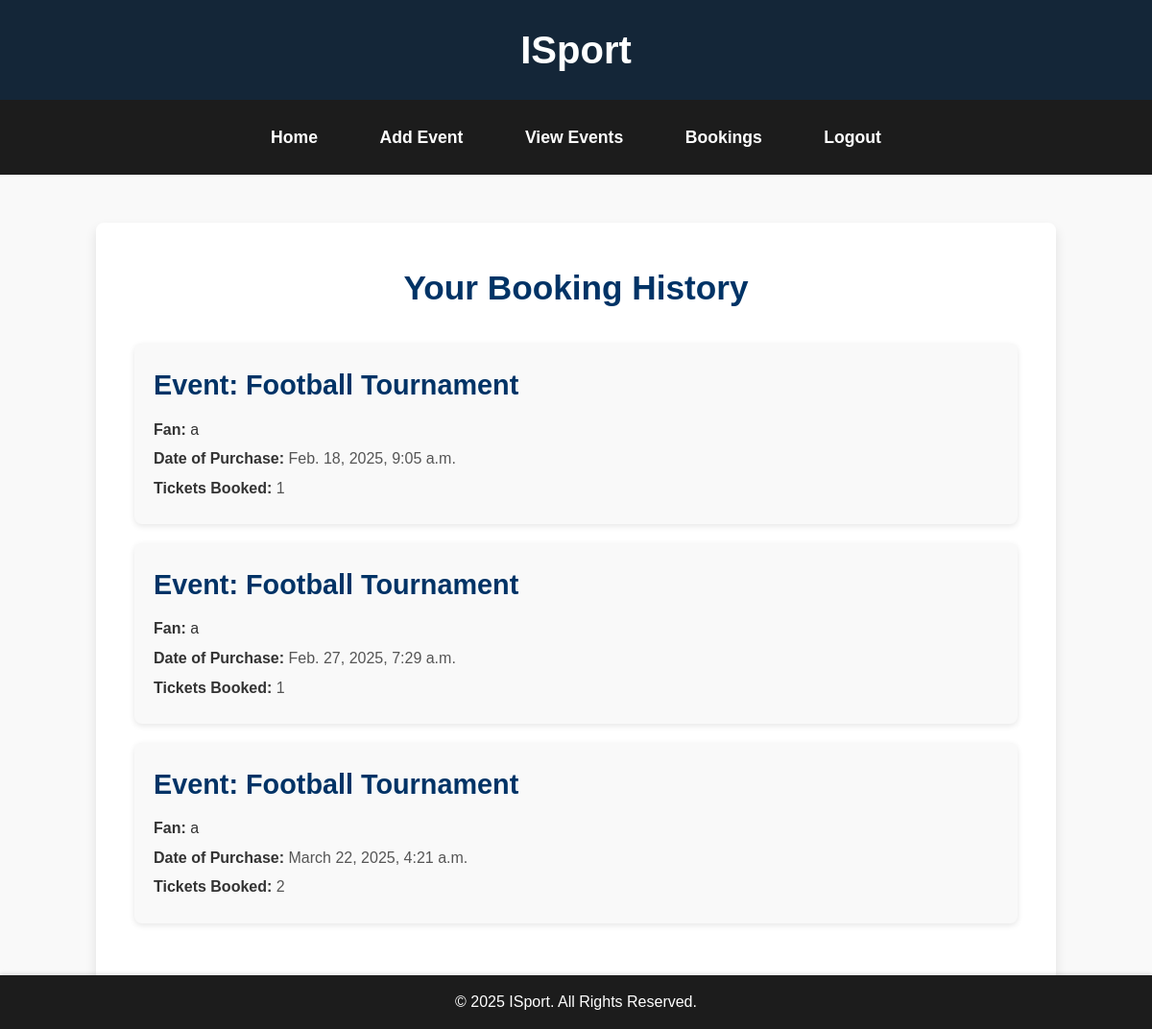
The page /bookings/ on the database as committed earlier.
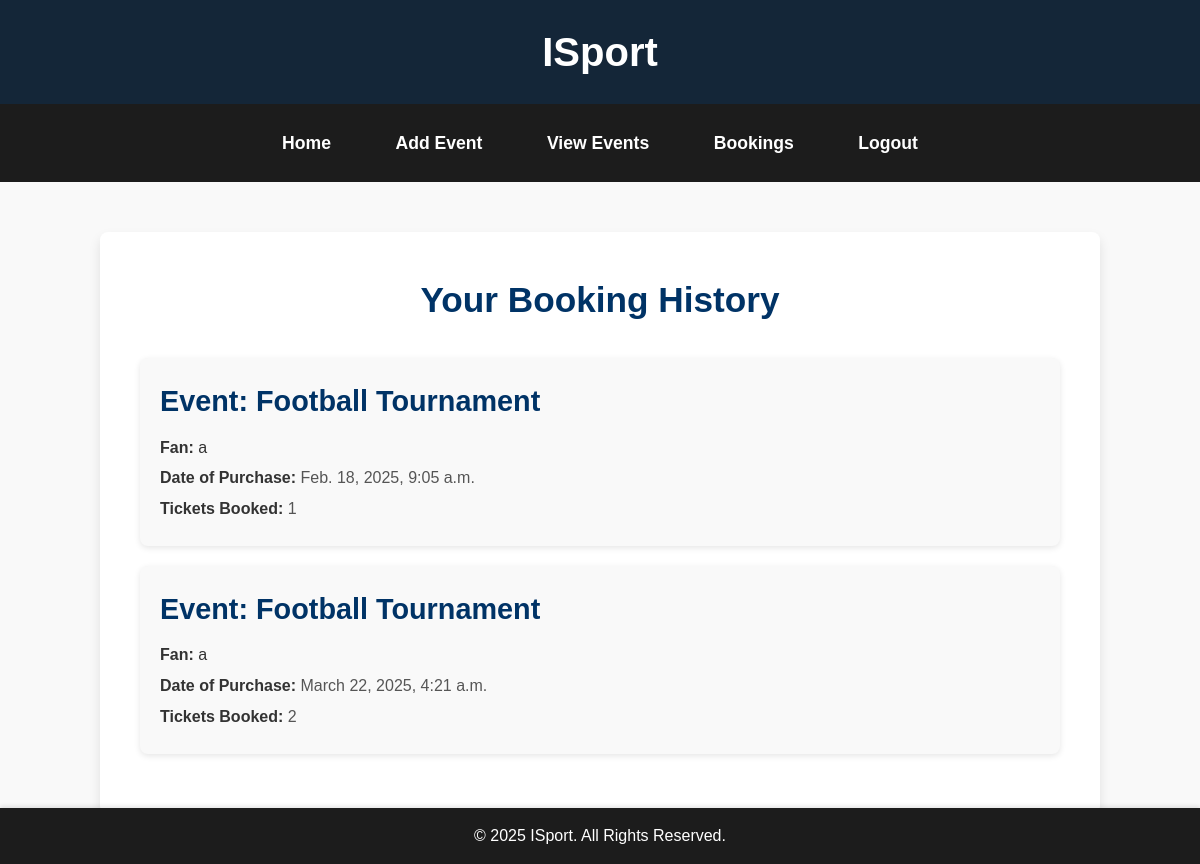
The same page on the database as committed later.
### app/models.py (models this page shows, shortened)
class TicketPurchase(models.Model):
    fan = models.ForeignKey(FanRegister, on_delete=models.CASCADE)
    event = models.ForeignKey(EventTickets, on_delete=models.CASCADE)
    purchase_date = models.DateTimeField(auto_now_add=True)
    number_of_tickets = models.PositiveIntegerField()
    amount = models.DecimalField(max_digits=10, decimal_places=2, default=0.00)
    razorpay_order_id = models.CharField(max_length=255, blank=True, null=True)
    payment_status = models.CharField(max_length=20, choices=[("Pending", "Pending"), ("Paid", "Paid")], default="Pending")

class EventTickets(models.Model):
    publisher = models.ForeignKey(PublisherRegister, on_delete=models.CASCADE, related_name='events')  # Linking event to a publisher
    title = models.CharField(max_length=255)
    description = models.TextField()
    date = models.DateField()
    location = models.CharField(max_length=255)
    price = models.DecimalField(max_digits=10, decimal_places=2)
    def __str__(self):
        return self.title

class FanRegister(models.Model):
    email = models.EmailField(unique=True)
    name = models.TextField()
    phone = models.IntegerField()
    password = models.TextField()
    location= models.TextField()
    confirm_password=models.TextField()
    favoriteevent=models.TextField()
    favoriteteam=models.TextField()
    def __str__(self):
        return self.name

### app/views.py (the view)
# urls.py: path('bookings/', views.bookings, name='bookings'),
def bookings(request):
    events = TicketPurchase.objects.all()
    return render(request,'publisher/bookings.html',{'events':events})

### templates/publisher/bookings.html (shortened to what this page needs)
<!DOCTYPE html>
<html lang="en">
<head>
</head>
<body>
    <header>
        <h1>ISport</h1>
    </header>
    <nav>
        <ul>
            <li><a href="../viewhome">Home</a></li>
            <li><a href="../add_event">Add Event</a></li>
            <li><a href="../view_event">View Events</a></li>
            <li><a href="../bookings">Bookings</a></li>
            <li><a href="../logout">Logout</a></li>
        </ul>
    </nav>
    <div class="events-container">
        <h1>Your Booking History</h1>
        {% for event in events %}
        <div class="event-item">
            <h3>Event: {{ event.event }}</h3>
            <p><strong>Fan:</strong> {{ event.fan }}</p>
            <div class="event-details">
                <p><strong>Date of Purchase:</strong> {{ event.purchase_date }}</p>
                <p><strong>Tickets Booked:</strong> {{ event.number_of_tickets }}</p>
            </div>
        </div>
        {% empty %}
        <p>No bookings available at the moment.</p>
        {% endfor %}
    </div>
    <footer>
        <p>&copy; 2025 ISport. All Rights Reserved.</p>
    </footer>
</body>
</html>

Rows that differ between the two databases and show on the page:
removed TicketPurchase: event "Football Tournament", fan "a", purchase_date "Feb. 27, 2025, 7:29 a.m.", number_of_tickets "1"
